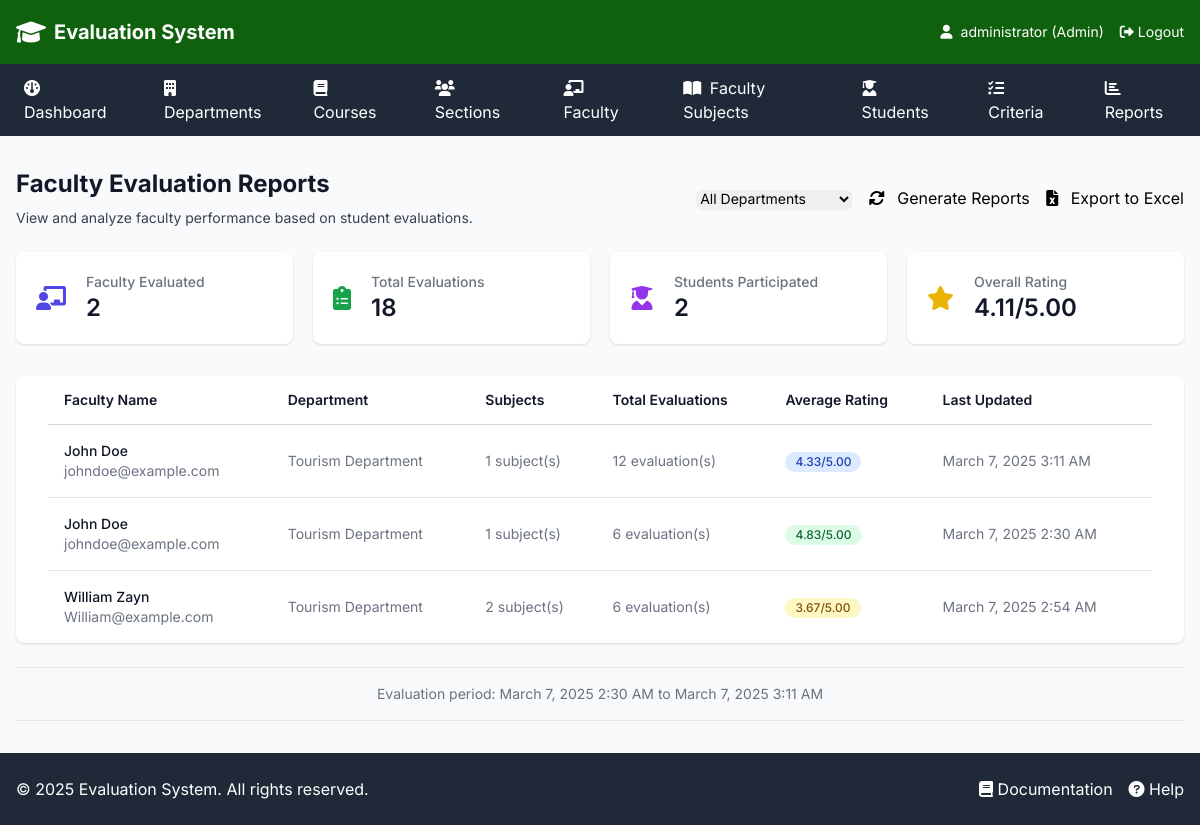
The page /admin/reports.php (signed in) on the database its author committed.
### tables this page shows
CREATE TABLE `reports` (
  `report_id` int(11) NOT NULL,
  `faculty_id` int(11) NOT NULL,
  `total_evaluations` int(11) DEFAULT 0,
  `average_rating` decimal(3,2) DEFAULT NULL,
  `generated_at` timestamp NOT NULL DEFAULT current_timestamp()
);

CREATE TABLE `faculty` (
  `faculty_id` int(11) NOT NULL,
  `name` varchar(100) NOT NULL,
  `department_id` int(11) NOT NULL,
  `email` varchar(100) NOT NULL
);

CREATE TABLE `department` (
  `department_id` int(11) NOT NULL,
  `department_name` varchar(100) NOT NULL
);

### includes/functions.php (called while the page is built, shortened)
<?php
function format_date($date) {
    return date('F j, Y g:i A', strtotime($date));
}
function get_rating_class($rating) {
    if ($rating >= 4.5) return 'bg-green-100 text-green-800';
    if ($rating >= 4.0) return 'bg-blue-100 text-blue-800';
    if ($rating >= 3.0) return 'bg-yellow-100 text-yellow-800';
    return 'bg-red-100 text-red-800';
}
?>

### admin/reports.php (the view, shortened to what this page needs)
<?php
require_once '../includes/header.php';
require_once '../includes/functions.php';
$sql = "
    SELECT r.*, f.name as faculty_name, f.email, d.department_name,
           COUNT(DISTINCT fs.faculty_subject_id) as subjects_count
    FROM reports r
    JOIN faculty f ON r.faculty_id = f.faculty_id
    JOIN department d ON f.department_id = d.department_id
    LEFT JOIN faculty_subjects fs ON f.faculty_id = fs.faculty_id
";
$sql .= " GROUP BY r.report_id ORDER BY d.department_name, f.name";
$reports = $conn->query($sql);
$stats = $conn->query("
    SELECT
        COUNT(DISTINCT e.faculty_id) as evaluated_faculty,
        COUNT(DISTINCT e.student_id) as total_evaluators,
        COUNT(*) as total_evaluations,
        AVG(e.rating) as overall_rating,
        MIN(e.evaluation_date) as first_evaluation,
        MAX(e.evaluation_date) as last_evaluation
    FROM evaluation e
")->fetch_assoc();
?>
<div class="space-y-6">
    <div class="sm:flex sm:items-center sm:justify-between">
        <div>
            <h1 class="text-2xl font-bold text-gray-900">Faculty Evaluation Reports</h1>
            <p class="mt-2 text-sm text-gray-700">
                View and analyze faculty performance based on student evaluations.
            </p>
        </div>
        <div class="mt-4 sm:mt-0 sm:ml-16 sm:flex-none space-x-3">
            <form method="GET" class="inline-block">
                <select name="department_id" onchange="this.form.submit()"
                    class="block rounded-md border-gray-300 shadow-sm focus:border-indigo-500 focus:ring-indigo-500 sm:text-sm">
                    <option value="">All Departments</option>
                </select>
            </form>
            <form method="POST" class="inline-block">
                <button type="submit" class="btn-primary">
                    <i class="fas fa-sync-alt mr-2"></i> Generate Reports
                </button>
            </form>
            <form method="POST" class="inline-block">
                <button type="submit" class="btn-secondary">
                    <i class="fas fa-file-excel mr-2"></i> Export to Excel
                </button>
            </form>
        </div>
    </div>
    <div class="grid grid-cols-1 gap-5 sm:grid-cols-2 lg:grid-cols-4">
        <div class="bg-white overflow-hidden shadow rounded-lg">
            <div class="p-5">
                <div class="flex items-center">
                    <div class="flex-shrink-0">
                        <i class="fas fa-chalkboard-teacher text-2xl text-indigo-600"></i>
                    </div>
                    <div class="ml-5 w-0 flex-1">
                        <dl>
                            <dt class="text-sm font-medium text-gray-500 truncate">
                                Faculty Evaluated
                            </dt>
                            <dd class="flex items-baseline">
                                <div class="text-2xl font-semibold text-gray-900">
                                    <?php echo $stats['evaluated_faculty']; ?>
                                </div>
                            </dd>
                        </dl>
                    </div>
                </div>
            </div>
        </div>
        <div class="bg-white overflow-hidden shadow rounded-lg">
            <div class="p-5">
                <div class="flex items-center">
                    <div class="flex-shrink-0">
                        <i class="fas fa-clipboard-list text-2xl text-green-600"></i>
                    </div>
                    <div class="ml-5 w-0 flex-1">
                        <dl>
                            <dt class="text-sm font-medium text-gray-500 truncate">
                                Total Evaluations
                            </dt>
                            <dd class="flex items-baseline">
                                <div class="text-2xl font-semibold text-gray-900">
                                    <?php echo $stats['total_evaluations']; ?>
                                </div>
                            </dd>
                        </dl>
                    </div>
                </div>
            </div>
        </div>
        <div class="bg-white overflow-hidden shadow rounded-lg">
            <div class="p-5">
                <div class="flex items-center">
                    <div class="flex-shrink-0">
                        <i class="fas fa-user-graduate text-2xl text-purple-600"></i>
                    </div>
                    <div class="ml-5 w-0 flex-1">
                        <dl>
                            <dt class="text-sm font-medium text-gray-500 truncate">
                                Students Participated
                            </dt>
                            <dd class="flex items-baseline">
                                <div class="text-2xl font-semibold text-gray-900">
                                    <?php echo $stats['total_evaluators']; ?>
                                </div>
                            </dd>
                        </dl>
                    </div>
                </div>
            </div>
        </div>
        <div class="bg-white overflow-hidden shadow rounded-lg">
            <div class="p-5">
                <div class="flex items-center">
                    <div class="flex-shrink-0">
                        <i class="fas fa-star text-2xl text-yellow-500"></i>
                    </div>
                    <div class="ml-5 w-0 flex-1">
                        <dl>
                            <dt class="text-sm font-medium text-gray-500 truncate">
                                Overall Rating
                            </dt>
                            <dd class="flex items-baseline">
                                <div class="text-2xl font-semibold text-gray-900">
                                    <?php echo $stats['overall_rating'] !== null ? number_format($stats['overall_rating'], 2) : 'N/A'; ?>/5.00
                                </div>
                            </dd>
                        </dl>
                    </div>
                </div>
            </div>
        </div>
    </div>
    <div class="bg-white shadow rounded-lg">
        <div class="px-4 sm:px-6 lg:px-8">
            <div class="mt-8 flow-root">
                <div class="-mx-4 -my-2 overflow-x-auto sm:-mx-6 lg:-mx-8">
                    <div class="inline-block min-w-full py-2 align-middle sm:px-6 lg:px-8">
                        <table class="min-w-full divide-y divide-gray-300">
                            <thead>
                                <tr>
                                    <th scope="col" class="py-3.5 pl-4 pr-3 text-left text-sm font-semibold text-gray-900">
                                        Faculty Name
                                    </th>
                                    <th scope="col" class="px-3 py-3.5 text-left text-sm font-semibold text-gray-900">
                                        Department
                                    </th>
                                    <th scope="col" class="px-3 py-3.5 text-left text-sm font-semibold text-gray-900">
                                        Subjects
                                    </th>
                                    <th scope="col" class="px-3 py-3.5 text-left text-sm font-semibold text-gray-900">
                                        Total Evaluations
                                    </th>
                                    <th scope="col" class="px-3 py-3.5 text-left text-sm font-semibold text-gray-900">
                                        Average Rating
                                    </th>
                                    <th scope="col" class="px-3 py-3.5 text-left text-sm font-semibold text-gray-900">
                                        Last Updated
                                    </th>
                                </tr>
                            </thead>
                            <tbody class="divide-y divide-gray-200">
                                <?php if ($reports->num_rows > 0): ?>
                                    <?php while ($report = $reports->fetch_assoc()): ?>
                                        <tr>
                                            <td class="whitespace-nowrap py-4 pl-4 pr-3 text-sm">
                                                <div class="font-medium text-gray-900">
                                                    <?php echo htmlspecialchars($report['faculty_name']); ?>
                                                </div>
                                                <div class="text-gray-500">
                                                    <?php echo htmlspecialchars($report['email']); ?>
                                                </div>
                                            </td>
                                            <td class="whitespace-nowrap px-3 py-4 text-sm text-gray-500">
                                                <?php echo htmlspecialchars($report['department_name']); ?>
                                            </td>
                                            <td class="whitespace-nowrap px-3 py-4 text-sm text-gray-500">
                                                <?php echo $report['subjects_count']; ?> subject(s)
                                            </td>
                                            <td class="whitespace-nowrap px-3 py-4 text-sm text-gray-500">
                                                <?php echo $report['total_evaluations']; ?> evaluation(s)
                                            </td>
                                            <td class="whitespace-nowrap px-3 py-4 text-sm">
                                                <span class="inline-flex items-center px-2.5 py-0.5 rounded-full text-xs font-medium <?php echo get_rating_class($report['average_rating']); ?>">
                                                    <?php echo $report['average_rating'] !== null ? number_format($report['average_rating'], 2) : 'N/A'; ?>/5.00
                                                </span>
                                            </td>
                                            <td class="whitespace-nowrap px-3 py-4 text-sm text-gray-500">
                                                <?php echo format_date($report['generated_at']); ?>
                                            </td>
                                        </tr>
                                    <?php endwhile; ?>
                                <?php endif; ?>
                            </tbody>
                        </table>
                    </div>
                </div>
            </div>
        </div>
    </div>
    <?php if ($stats['first_evaluation']): ?>
        <div class="bg-gray-50 border-t border-b border-gray-200 p-4">
            <div class="text-center text-sm text-gray-500">
                Evaluation period: <?php echo format_date($stats['first_evaluation']); ?> to <?php echo format_date($stats['last_evaluation']); ?>
            </div>
        </div>
    <?php endif; ?>
</div>
<?php require_once '../includes/footer.php'; ?>

### includes/header.php (style rules this page uses)
body { font-family: 'Inter', sans-serif; }

### admin/reports.php (style rules this page uses)
.btn-primary { @apply inline-flex justify-center py-2 px-4 border border-transparent shadow-sm text-sm font-medium rounded-md text-white bg-indigo-600 hover:bg-indigo-700 focus:outline-none focus:ring-2 focus:ring-offset-2 focus:ring-indigo-500; }
.btn-secondary { @apply inline-flex justify-center py-2 px-4 border border-gray-300 shadow-sm text-sm font-medium rounded-md text-gray-700 bg-white hover:bg-gray-50 focus:outline-none focus:ring-2 focus:ring-offset-2 focus:ring-indigo-500; }

### rows shown on the page
reports: faculty.name "John Doe", faculty.email "johndoe@example.com", department.department_name "Tourism Department", subjects_count "1", total_evaluations "12", average_rating "4.33", generated_at "March 7, 2025 3:11 AM"
reports: faculty.name "John Doe", faculty.email "johndoe@example.com", department.department_name "Tourism Department", subjects_count "1", total_evaluations "6", average_rating "4.83", generated_at "March 7, 2025 2:30 AM"
reports: faculty.name "William Zayn", faculty.email "William@example.com", department.department_name "Tourism Department", subjects_count "2", total_evaluations "6", average_rating "3.67", generated_at "March 7, 2025 2:54 AM"

### other values the page prints
$_SESSION['username'] "administrator"
$_SESSION['user_type'] "Admin"
$stats['evaluated_faculty'] "2"
$stats['total_evaluations'] "18"
$stats['total_evaluators'] "2"
$stats['overall_rating'] "4.11"
format_date($stats['first_evaluation']) "March 7, 2025 2:30 AM"
format_date($stats['last_evaluation']) "March 7, 2025 3:11 AM"
